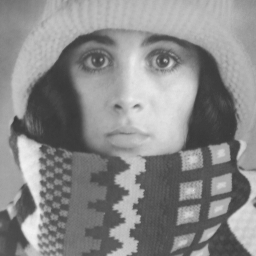
%> input picture Image Processing/Assignment 1/output/trui.png, 256 x 256 px, given in place of trui.tif, which was not available
$ octave script1_2.m   (GNU Octave 9; MATLAB toolbox functions it lacks are replaced by stand-ins)
%> lines starting %> are read from the running program, lines starting %| are printed output that depends on the picture; pictures that were not available may be replaced by others from this repository, and a replacement may not be noted
%> further down, trui is the input picture: size 256x256 uint8; min 56, max 241, mean 137.7
### Image Processing/Assignment 1/IPcontraststretch.m
% Maximizes the contrast of Im (N-byte image) through linear stretching
function Im2 = IPcontraststretch(Im, N)
%> called with N = 8
    M = max(Im(:));
%> M = 241
    m = min(Im(:));
%> m = 56
    c = (2.0^N - 1) / double(M-m);
%> c = 1.38
    Im2 = c * (Im - m);
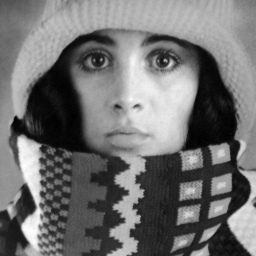
%> Im2: size 256x256 uint8; min 0, max 255, mean 112.6
end

### Image Processing/Assignment 1/script1_2.m
close all;
clear all;

% Load trui image
trui = imread('../images/trui.tif');

% Stretch contrast of image
trui_stretched = IPcontraststretch(trui, 8);
imwrite(trui, 'output/trui.png');
imwrite(trui_stretched, 'output/trui_stretched.png');

% Plot the input image
figure;
colormap(gray(256));
imshow(trui);
title('trui')

% Plot the stretched image
figure;
colormap(gray(256));
imshow(trui_stretched);
title('trui\_stretched')

% Plot histograms of the original and the stretched image
figure;hold on;
histogram(trui);
histogram(trui_stretched);
title('histograms of trui and trui\_stretched');
legend('trui', 'trui\_stretched');
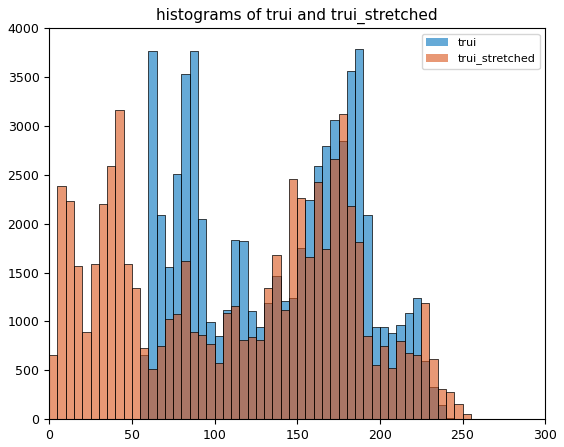
%> figure redrawn from the program's plot data; tallest bar 3785 high, from x = 185 to 190; tallest bar 3166 high, from x = 40 to 45
saveas(gcf, 'output/histogram.png');

$ run again, with Image Processing/Assignment 1/output/ctskull_reduced128.png copied over Image Processing/Assignment 1/output/trui.png
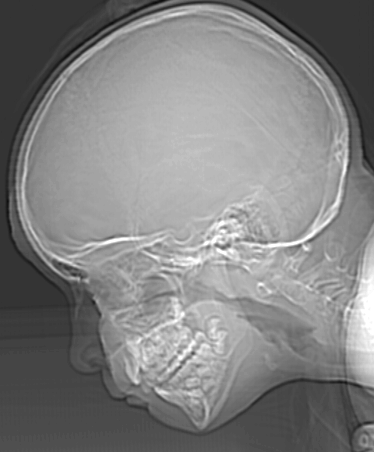
%> input picture Image Processing/Assignment 1/output/ctskull_reduced128.png, 374 x 452 px, given in place of trui.tif, which was not available
%> trui is the input picture: size 452x374 uint8; min 12, max 255, mean 129.8
%> M = 255
%> m = 12
%> c = 1.05
%> `legend('trui', 'trui\_stretched');`:
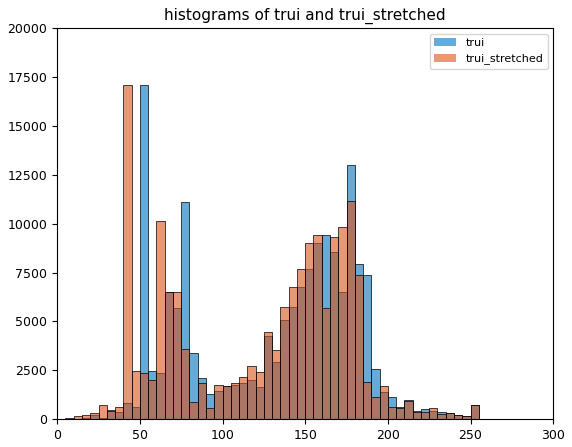
%> figure redrawn from the program's plot data; tallest bar 17111 high, from x = 50 to 55; tallest bar 17111 high, from x = 40 to 45
